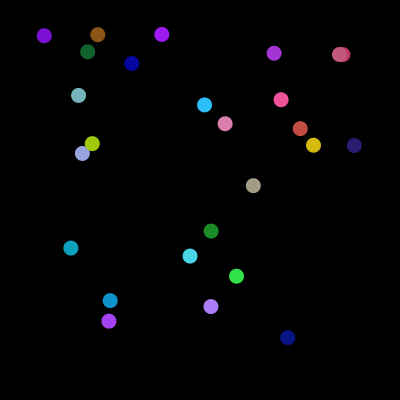
Frame 1 (no input)
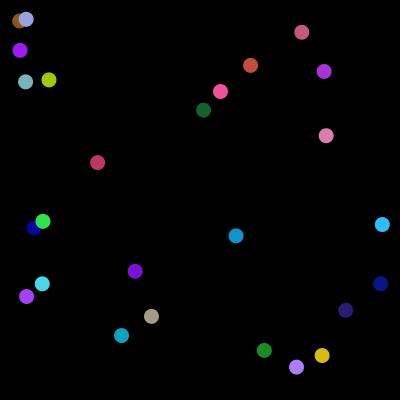
Frame 60 (the mouse pressed at the canvas centre just before this capture)
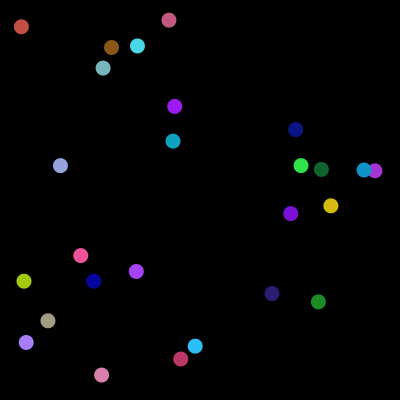
Frame 120 (the mouse held since frame 60 and released just before this capture)

The Processing sketch that drew these frames (run headless with seeded random() and noise(); from frame 60 on, the mouse is pressed at the canvas centre):

// Processing sketch: ChainReaction
// ── ChainReaction.pde
  Ball[] balls;
  boolean reactStarted;
  void setup(){
    reactStarted = false;
    size(400, 400);
    background(0);
    balls = new Ball[26];
    for (int i=0; i < balls.length; i++) {
      balls[i] = new Ball();
    }
  }
  
  void draw(){
    Ball b = null;
    background(0);
    for (int i = 0; i < balls.length; i++) {
      b = balls[i];
      b.move();
      //if you have a reacting ball, make it react:
      if (b.isExpanding()) {
        for (Ball c: balls) {
        //also, if it happens to be touching any other balls, r (Ball c : balls) {          
          //if a ball next to you isn't reacting already, make it react here
          if (b.isIntersecting(c) && !c.isReacting()) c.react();
        }
      }
      if (b.isReacting()) b.react();
      fill(b.getColor()); //fill color = ball color
      stroke(0,0);
      ellipse(b.getX(), b.getY(), b.getRadius(), b.getRadius());
    }

  }
  void mouseClicked() {
    if (!reactStarted) {
      Ball b = new Ball(25, 0.5, mouseX, mouseY, 0, 0);
      balls[25]=b;
      b.react();
      reactStarted = true;
    }
  }

// ── Ball.pde
  class Ball{
    private color c;
    //starting radius, max radius. min radius=0
    private float rad;
    private float x, y, dx, dy;
    //state < 0: shrinking
    //state = 0: no reaction
    //state > 0: expanding
    private float state, _growth, max;
    Ball(){
      this(15, 0.5);
    }
    Ball(float radius, float growth, float newX, float newY, float newDx, float newDy) {
      this(radius, growth);
      dx= newDx;
      dy= newDy;
      x = newX;
      y = newY;
    }
    //declare a ball with smaller radius
    Ball(float radius, float growth) {
      float r = random(256);
      float g = random(256);
      float b = random(256);
      c = color(r, g, b);
      state = 0;
      _growth = growth;
      rad = radius;
      max = rad*4;
      //to stop bounce loops, there must be one ball of space from the wall for all starts
      //ie all balls spawn in interval (2*rad,max-2*rad)
      x = random(width - 4*rad) + 2*rad;
      y = random(height - 4*rad) + 2*rad;
      dx = random(10) -5;
      dy = random(10) - 5;
      fill(c);
      stroke(0,0);
      ellipse(x, y, rad, rad);
    }
    //add (dx, dy) to the ball
    void move(){
      x = x + dx;
      y = y + dy;
      bounce();
    }
    //check to see if youre near a ball and need to bounce
    void bounce(){
      if (x > width-rad || x < rad){
        dx = -dx;
      }
      if (y > height-rad || y < rad){
        dy = -dy;  
      }
    }
    
    void react(){
      dx=0;
      dy=0;
      if (!isReacting()) {
        //if it's not reacting, make it start to grow
        state=_growth;
      }
      if (rad > max) {
        //if the radius is slightly bigger than the max, make it start to shrink
        state *= -1;
        //and set the radius to max for good measure:
        rad = max;
      }
      if (rad > 0)
      rad+=state;
      
    }
    
    
    //returns if two circles are intersection (ie have a point of intersection):
    boolean isIntersecting(Ball other) {
      //the balls are just circles, so we can just check if 
      //the distance between them is less than the sum of their radii
      //ie ||B-A||^2  < r1+r2
      //norm squared:
      float norm2 = (getX()-other.getX())*(getX()-other.getX())
                  + (getY()-other.getY())*(getY()-other.getY());
      float sumR = getRadius() + other.getRadius();
      return norm2 < sumR*sumR;
    }
    //accessors:
    color getColor() {return c;}
    float getX() {return x;}
    float getY() {return y;}
    float getDx() {return dx;}
    float getDy() {return dy;}
    float getRadius() {return rad;}
    float getState() {return state;}
    
    //bools:
    boolean isReacting() {return state != 0;}
    boolean isExpanding() {return state > 0;}
    boolean isShrinking() {return state < 0;}

    
    
  }
